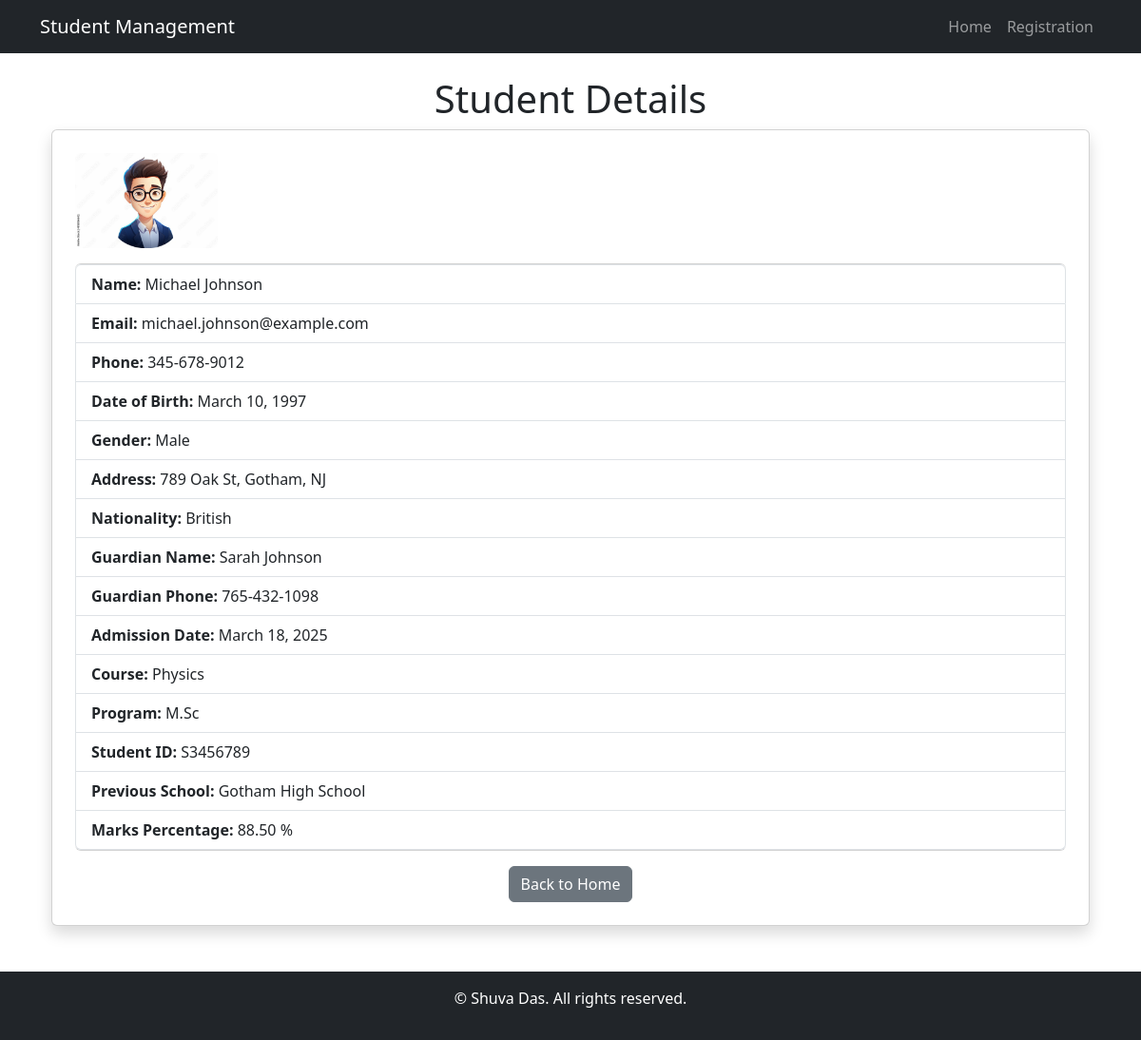
/student/4/, run on the app's committed database.
### students/models.py (models this page shows, shortened)
class Student(models.Model):
    GENDER_CHOICES=[
        ('M','Male'),
        ('F','Female'),
        ('O','Other'),
    ]
    PROGRAM_NAME=[
        ('B.Tech','Bachelor of Technology'),
        ('M.Tech','Master of Technology'),
        ('B.Sc','Bachelor of Science'),
        ('M.Sc','Master of Science'),
        ('B.Com','Bachelor of Commerce'),
        ('M.Com','Master of Commerce'),
        ('B.A','Bachelor of Arts'),
        ('M.A','Master of Arts'),
        ('B.B.A','Bachelor of Business Administration'),
        ('M.B.A','Master of Business Administration'),
        ('B.C.A','Bachelor of Computer Applications'),
        ('M.C.A','Master of Computer Applications'),
        ('B.Ed','Bachelor of Education'),
        ('M.Ed','Master of Education'),
        ('B.Arch','Bachelor of Architecture'),
        ('M.Arch','Master of Architecture'),
        ('B.Pharma','Bachelor of Pharmacy'),
        ('M.Pharma','Master of Pharmacy'),
        ('B.Sc Nursing','Bachelor of Science in Nursing'),
        ('M.Sc Nursing','Master of Science in Nursing'),
        ('BDS','Bachelor of Dental Surgery'),
        ('MDS','Master of Dental Surgery'),
        ('MBBS','Bachelor of Medicine and Bachelor of Surgery'),
        ('MD','Doctor of Medicine'),
        ('MS','Master of Surgery'),
        ('DM','Doctorate of Medicine'),
        ('M.Ch','Master of Chirurgiae'),
        ('Diploma','Diploma'),
        ('PG Diploma','Post Graduate Diploma'),
        ('Ph.D','Doctor of Philosophy'),
        ('M.Phil','Master of Philosophy'),
        ('LLB','Bachelor of Laws'),
        ('LLM','Master of Laws'),
        ('B.Arch','Bachelor of Architecture'),
        ('M.Arch','Master of Architecture'),
        ('B.Pharma','Bachelor of Pharmacy'),
        ('M.Pharma','Master of Pharmacy'),
        ('B.Sc Nursing','Bachelor of Science in Nursing'),
        ('M.Sc Nursing','Master of Science in Nursing'),
        ('BDS','Bachelor of Dental Surgery'),
        ('MDS','Master of Dental Surgery'),
        ('MBBS','Bachelor of Medicine and Bachelor of Surgery'),
        ('MD','Doctor of Medicine'),
        ('MS','Master of Surgery'),
        ('DM','Doctorate of Medicine'),
        ('M.Ch','Master of Chirurgiae'),
        ('Diploma','Diploma'),
        ('PG Diploma','Post Graduate Diploma'),
        ('Ph.D','Doctor of Philosophy'),
        ('M.Phil','Master of Philosophy'),
        ('LLB','Bachelor of Laws'),
        ('LLM','Master of Laws'),
        ('B.Arch','Bachelor of Architecture'),
        ('M.Arch','Master of Architecture'),
        ('B.Pharma','Bachelor of Pharmacy'),
        ('M.Pharma','Master of Pharmacy'),
        ('B.Sc Nursing','Bachelor of Science in Nursing'),
        ('M.Sc Nursing','Master of Science in Nursing'),
        ('BDS','Bachelor of Dental Surgery'),
        ('MDS','Master of Dental Surgery'),
        ('MBBS','Bachelor of Medicine and Bachelor of Surgery'),
        ('MD','Doctor of Medicine'),
        ('MS','Master of Surgery'),
        ('DM','Doctorate of Medicine'),
        ('M.Ch','Master of Chirurgiae'),
        ('Diploma','Diploma'),
        ('PG Diploma','Post Graduate Diploma'),
        ('Ph.D','Doctor of Philosophy'),
        ('M.Phil','Master of Philosophy'),
        ('LLB','Bachelor of Laws'),
        ('LLM','Master of Laws'),
        ('B.Arch','Bachelor of Architecture'),
        ('M.Arch','Master of Architecture'),
        ('B.Pharma','Bachelor of Pharmacy'),
        ('M.Pharma','Master of Pharmacy'),
        ('B.Sc Nursing','Bachelor of Science in Nursing'),
        ('M.Sc Nursing','Master of Science in Nursing'),
        ('BDS','Bachelor of Dental Surgery'),
        ('MDS','Master of Dental Surgery'),
        ('MBBS','Bachelor of Medicine and Bachelor of Surgery'),
        ('MD','Doctor of Medicine'),
        ('MS','Master of Surgery'),
        ('DM','Doctorate of Medicine'),
        ('M.Ch','Master of Chirurgiae'),
        ('Diploma','Diploma'),
        ('PG Diploma','Post Graduate Diploma'),
        ('Ph.D','Doctor of Philosophy'),
        ('M.Phil','Master of Philosophy'),
        ('LLB','Bachelor of Laws'),
        ('LLM','Master of Laws'),
        ('B.Arch','Bachelor of Architecture'),
        ('M.Arch','Master of Architecture'),
        ('B.Pharma','Bachelor of Pharmacy'),
        ('M.Pharma','Master of Pharmacy'),
        ('B.Sc Nursing','Bachelor of Science in Nursing'),
        ('M.Sc Nursing','Master of Science in Nursing'),
        ('BDS','Bachelor of Dental Surgery'),
        ('MDS','Master of Dental Surgery'),
        ('MBBS','Bachelor of Medicine and Bachelor of Surgery'),
        ('MD','Doctor of Medicine'),
        ('MS','Master of Surgery'),
        ('DM','Doctorate of Medicine'),
        ('M.Ch','Master of Chirurgiae'),
        ('Diploma','Diploma'),
        ('PG Diploma','Post Graduate Diploma'),
        ('Ph.D','Doctor of Philosophy'),
    ]
    first_name = models.CharField(max_length=100)
    last_name = models.CharField(max_length=100)
    email=models.EmailField(unique=True)
    phone=models.CharField(max_length=15)
    date_of_birth=models.DateField()
    gender=models.CharField(max_length=1,choices=GENDER_CHOICES)
    address=models.TextField()
    nationality=models.CharField(max_length=50)
    profile_pic=models.ImageField(upload_to='profile_pics/',null=True,blank=True)
    guardian_name=models.CharField(max_length=100)
    guardian_phone=models.CharField(max_length=15)
    guardian_email=models.EmailField(null=True,blank=True)
    guardian_relation=models.CharField(max_length=50)
    admission_date=models.DateField(auto_now_add=True)
    course=models.CharField(max_length=150)
    program_name=models.CharField(max_length=20,choices=PROGRAM_NAME)
    ID_number=models.CharField(max_length=20,unique=True)
    previous_school=models.CharField(max_length=150,null=True,blank=True)
    marks_percentage=models.DecimalField(max_digits=5,decimal_places=2,null=True,blank=True)
    is_active=models.BooleanField(default=True)
    created_at=models.DateTimeField(auto_now_add=True)
    updated_at=models.DateTimeField(auto_now=True)

### students/views.py (the view)
# urls.py: path('student/<int:pk>/',student_detail,name='student_detail'),
def student_detail(request,pk):
    student=get_object_or_404(Student,pk=pk)
    context={
        'student':student
    }
    return render(request,'student_detail.html',context)

### templates/student_detail.html (shortened to what this page needs)
{% extends "index.html" %}
{% block content %}
    <div class="container">
        <h1 class="text-center">Student Details</h1>
        <div class="card shadow p-4">
            {% if student.profile_pic %}
                <img src="{{ student.profile_pic.url }}" alt="Profile Picture" class="img-fluid rounded mb-3" width="150">
            {% else %}
                <img src='https://via.placeholder.com/300x200' class='img-fluid rounded mb-3' alt="{{ student.first_name }} {{ student.last_name }}">
            {% endif %}
            <ul class="list-group">
                <li class="list-group-item"><strong>Name:</strong> {{ student.first_name }} {{ student.last_name }}</li>
                <li class="list-group-item"><strong>Email:</strong> {{ student.email }}</li>
                <li class="list-group-item"><strong>Phone:</strong> {{ student.phone }}</li>
                <li class="list-group-item"><strong>Date of Birth:</strong> {{ student.date_of_birth }}</li>
                <li class="list-group-item"><strong>Gender:</strong> {{ student.get_gender_display }}</li>
                <li class="list-group-item"><strong>Address:</strong> {{ student.address }}</li>
                <li class="list-group-item"><strong>Nationality:</strong> {{ student.nationality }}</li>
                <li class="list-group-item"><strong>Guardian Name:</strong> {{ student.guardian_name }}</li>
                <li class="list-group-item"><strong>Guardian Phone:</strong> {{ student.guardian_phone }}</li>
                <li class="list-group-item"><strong>Admission Date:</strong> {{ student.admission_date }}</li>
                <li class="list-group-item"><strong>Course:</strong> {{ student.course }}</li>
                <li class="list-group-item"><strong>Program:</strong> {{ student.program_name }}</li>
                <li class="list-group-item"><strong>Student ID:</strong> {{ student.ID_number }}</li>
                <li class="list-group-item"><strong>Previous School:</strong> {{ student.previous_school }}</li>
                <li class="list-group-item"><strong>Marks Percentage:</strong> {{ student.marks_percentage }} %</li>
            </ul>
            <div class="text-center mt-3">
                <a href="{% url 'homepage' %}" class="btn btn-secondary">Back to Home</a>
            </div>
        </div>
    </div>
{% endblock %}

### data on the page
Student: profile_pic (picture), first_name "Michael", last_name "Johnson", email "michael.johnson@example.com", phone "345-678-9012", date_of_birth "March 10, 1997", gender "Male", address "789 Oak St, Gotham, NJ", nationality "British", guardian_name "Sarah Johnson", guardian_phone "765-432-1098", admission_date "March 18, 2025", course "Physics", program_name "M.Sc", ID_number "S3456789", previous_school "Gotham High School", marks_percentage "88.50"
